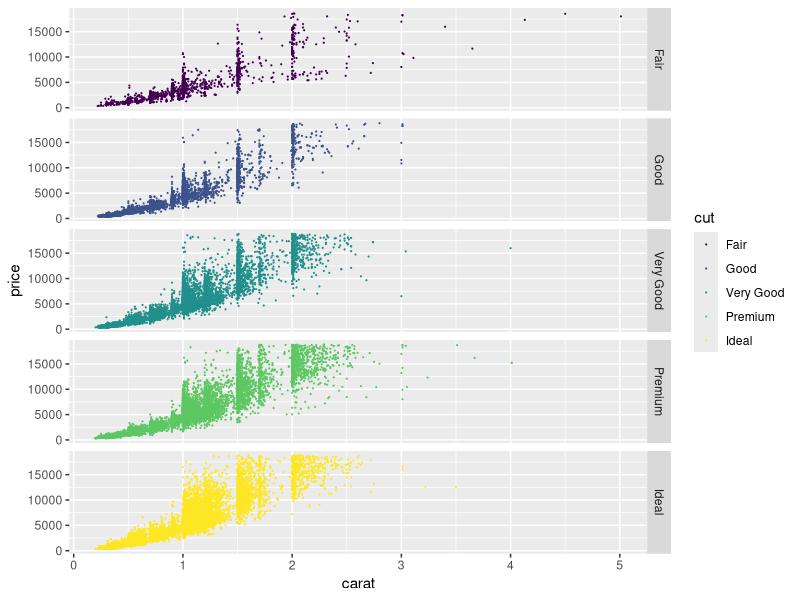

Reproduce this figure in R.
## ---- chunk 1
library(tidyverse)
  
ggplot(data = diamonds) +
  geom_point(mapping = aes(x = carat, 
                           y = price, 
                           color = cut),
             size = 0.1) +
  facet_grid(cut ~ .)
